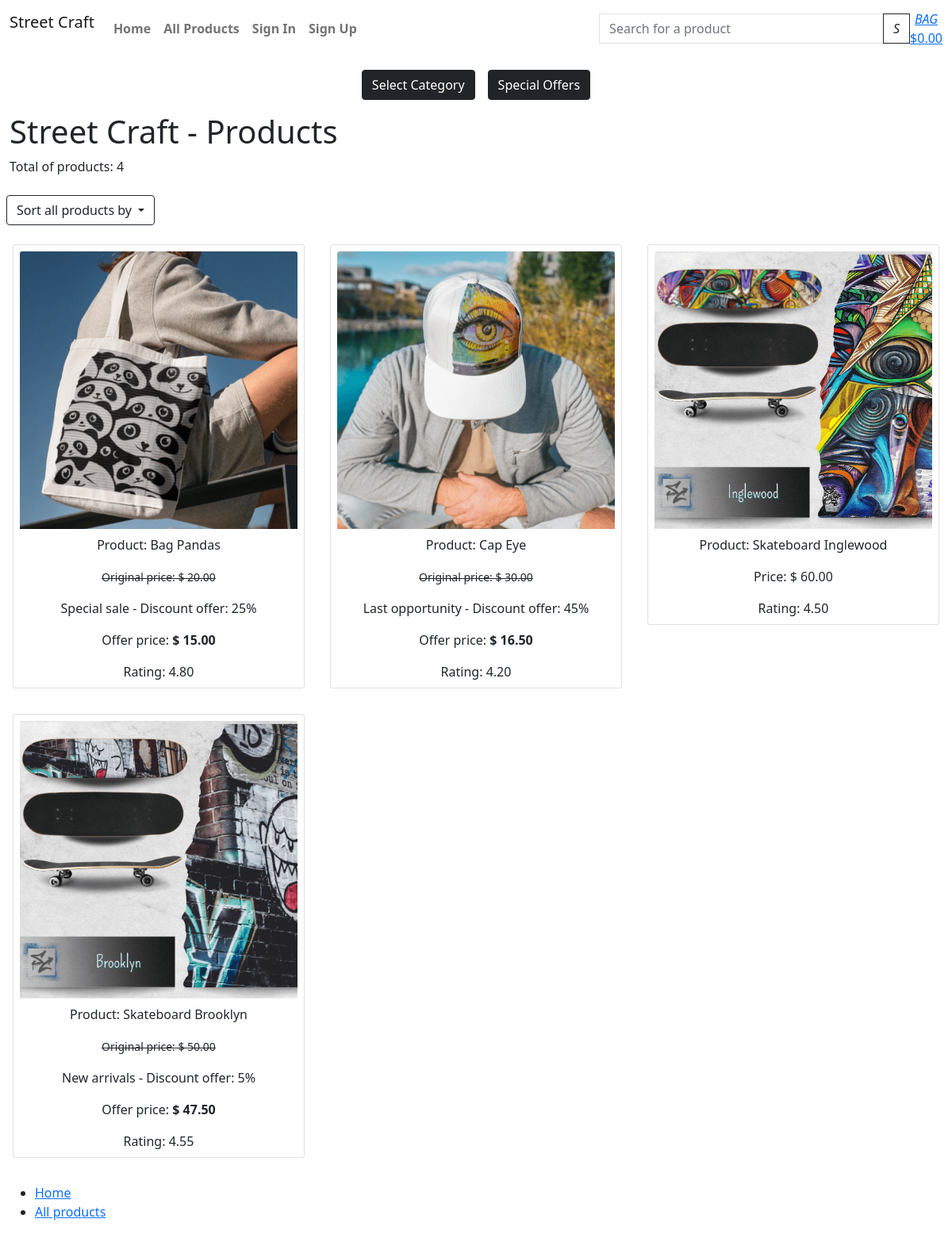
/all-products/, run on an earlier commit of the app's database.
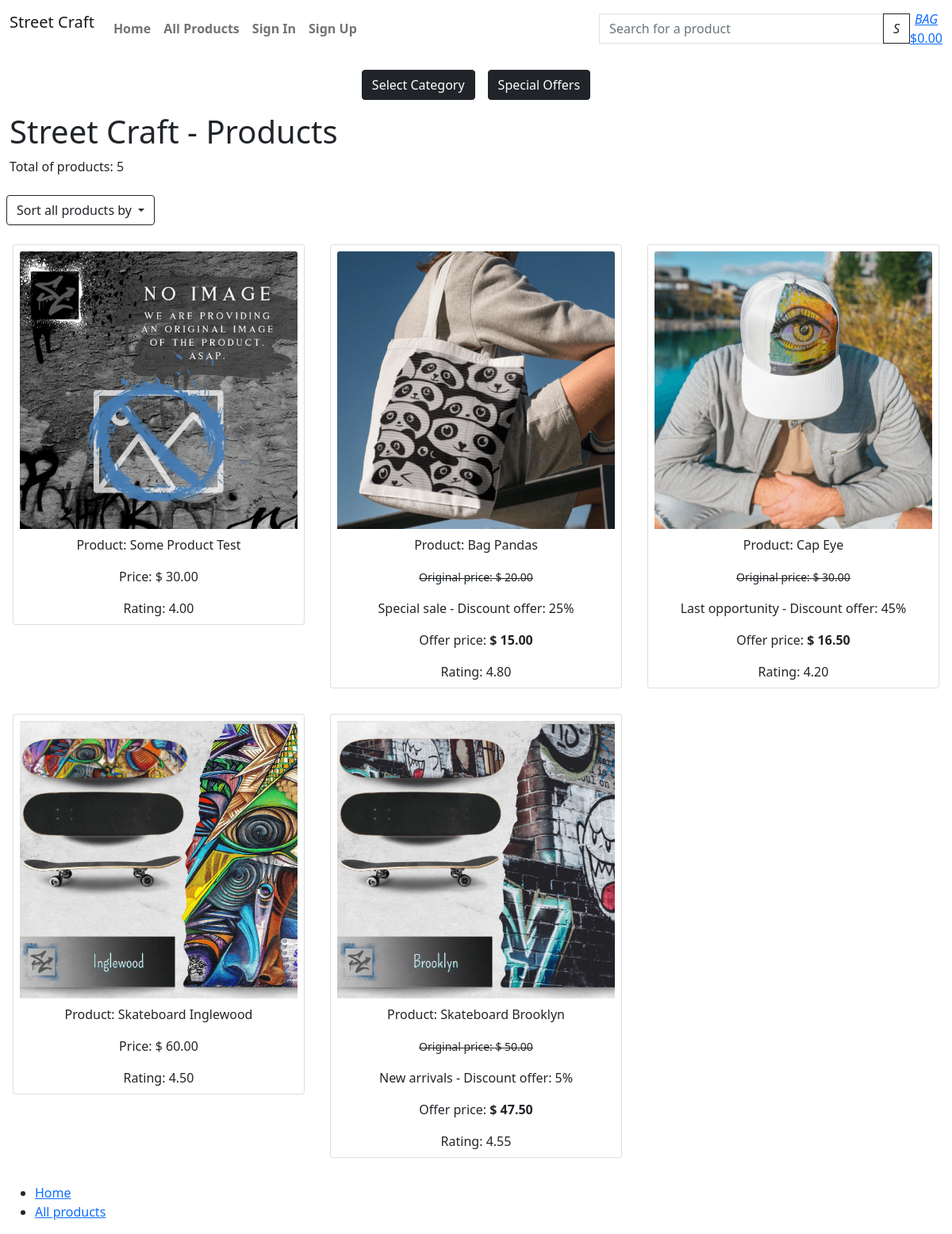
And on a later commit of the database.
### products/models.py (models this page shows, shortened)
class Product(models.Model):
    sku = models.SmallAutoField(primary_key=True)
    name = models.CharField(max_length=150, unique=True)
    release_date = models.DateTimeField(auto_now_add=True)
    category = models.ForeignKey('Category', null=True, blank=True, on_delete=models.SET_NULL)
    description = models.TextField()
    price = models.DecimalField(max_digits=6, decimal_places=2)
    offer_active = models.BooleanField(default=False)
    offer = models.ForeignKey(Offer, null=True, blank=True, on_delete=models.SET_NULL)
    rating = models.DecimalField(max_digits=6, decimal_places=2, null=True, blank=True)
    product_image = models.ImageField(null=True, blank=True)
    product_image_url = models.URLField(max_length=1024, null=True, blank=True)
    slug = models.SlugField(max_length=254, null=True, blank=True, unique=True)
    class Meta:
        ordering = ['-release_date']
    def cal_discount_price(self):
        return self.price - ((self.price * self.offer.offer_discount) / 100)

class Offer(models.Model):
    offer_sku = models.SmallAutoField(primary_key=True)
    offer_name = models.CharField(max_length=50,)
    offer_display = models.CharField(max_length=254, null=True, blank=True)
    offer_discount = models.IntegerField(default=0,
        validators=[
            MaxValueValidator(80),
            MinValueValidator(0)
        ])

### products/views.py (the view, shortened to what this page needs)
# urls.py: path('all-products/', views.products, name='products'),
def products(request):
    products_list = Product.objects.all()
    total_products_list = products_list.count()
    query = None
    categories = None
    offers = None
    sort = None
    direction = None
    if request.GET:
        if 'category' in request.GET:
            categories = request.GET['category'].split(',')
            products_list = products_list.filter(category__system_name__in=categories)
            categories = Category.objects.filter(system_name__in=categories)
            total_products_list = products_list.count()
    if request.GET:
        if 'offer' in request.GET:
            offers = request.GET['offer'].split(',')
            products_list = products_list.filter(offer__offer_name__in=offers)
            offers = Offer.objects.filter(offer_name__in=offers)
            total_products_list = products_list.count()
    current_sorting = f'{sort}_{direction}'
    context = {
        "products_list": products_list,
        "total_products_list": total_products_list,
        'current_categories': categories,
        'current_sorting': current_sorting,
    }
    return render(request, 'products/products_all.html', context)

### shopbag/contexts.py (called while the page is built, shortened)
def bag_contents(request):
    bag_items = []
    total = 0
    product_count = 0
    bag = request.session.get('bag', {})
    if total < settings.FREE_DELIVERY_THRESHOLD:
        delivery = total * Decimal(settings.STANDARD_DELIVERY_PERCENTAGE / 100)
        free_delivery_delta = settings.FREE_DELIVERY_THRESHOLD - total
    else:
        delivery = 0
        free_delivery_delta = 0
    grand_total = delivery + total
    context = {
        'bag_items': bag_items,
        'total': total,
        'product_count': product_count,
        'delivery': delivery,
        'free_delivery_delta': free_delivery_delta,
        'free_delivery_threshold': settings.FREE_DELIVERY_THRESHOLD,
        'grand_total': grand_total,
    }
    return context

### templates/products/products_all.html (shortened to what this page needs)
{% extends "base.html" %}
{% load static %}
{% block content %}
<header>
    <div class="container-fluid">
        <h1>Street Craft - Products</h1>
    </div>
</header>
<div class="container-fluid">
    <p>Total of products: {{ total_products_list }}</p>
</div>
<div class="dropdown p-2">
    <a class="btn btn-outline-dark dropdown-toggle" href="#" role="button" data-bs-toggle="dropdown" aria-expanded="false">
        Sort all products by
    </a>
</div>
<div class="container-fluid">
    <div class="row">
        {% for product in products_list %}
            <div class="col-md-4 p-0">
                <div class="card m-3">
                    <div class="card-body m-1 p-1 text-center">
                        <a href="{% url 'product_details' product.slug %}">
                            <div class="image-container">
                                {% if product.product_image %}
                                <img class="card-img-top img-fluid" src="{{ product.product_image.url }}" alt="{{ product.name }}">
                                {% else %}
                                <img class="card-img-top img-fluid" src="{{ MEDIA_URL }}noimage-sc.png" alt="No image of the product">
                                {% endif %}
                            </div>
                        </a>
                        <p class="card-text mt-2">Product: {{ product.name }}</p>
                        {% if product.offer  %}
                        <p class="card-text"><del><small>Original price: $ {{ product.price }}</small></del></p>
                        <p class="card-text">{{ product.offer.offer_display }} - Discount offer: {{ product.offer.offer_discount }}%</p>
                        <p> Offer price: <strong>$ {{ product.cal_discount_price }} </strong></p>
                        {% else %}
                        <p class="card-text">Price: $ {{ product.price }}</p>
                        {% endif %}
                        <p class="card-text">Rating: {{ product.rating }}</p>
                    </div>
                </div>
            </div>
            {% if forloop.counter|divisibleby:3 %}
                </div>
                <div class="row">
            {% endif %}
        {% endfor %}
    </div>
</div>
{% endblock content %}

What changed in the data, as far as the page shows it:
added Product: name "Some Product Test", price "30.00", rating "4.00"
Also different on the page:
{{ total_products_list }}: "4" → "5"
